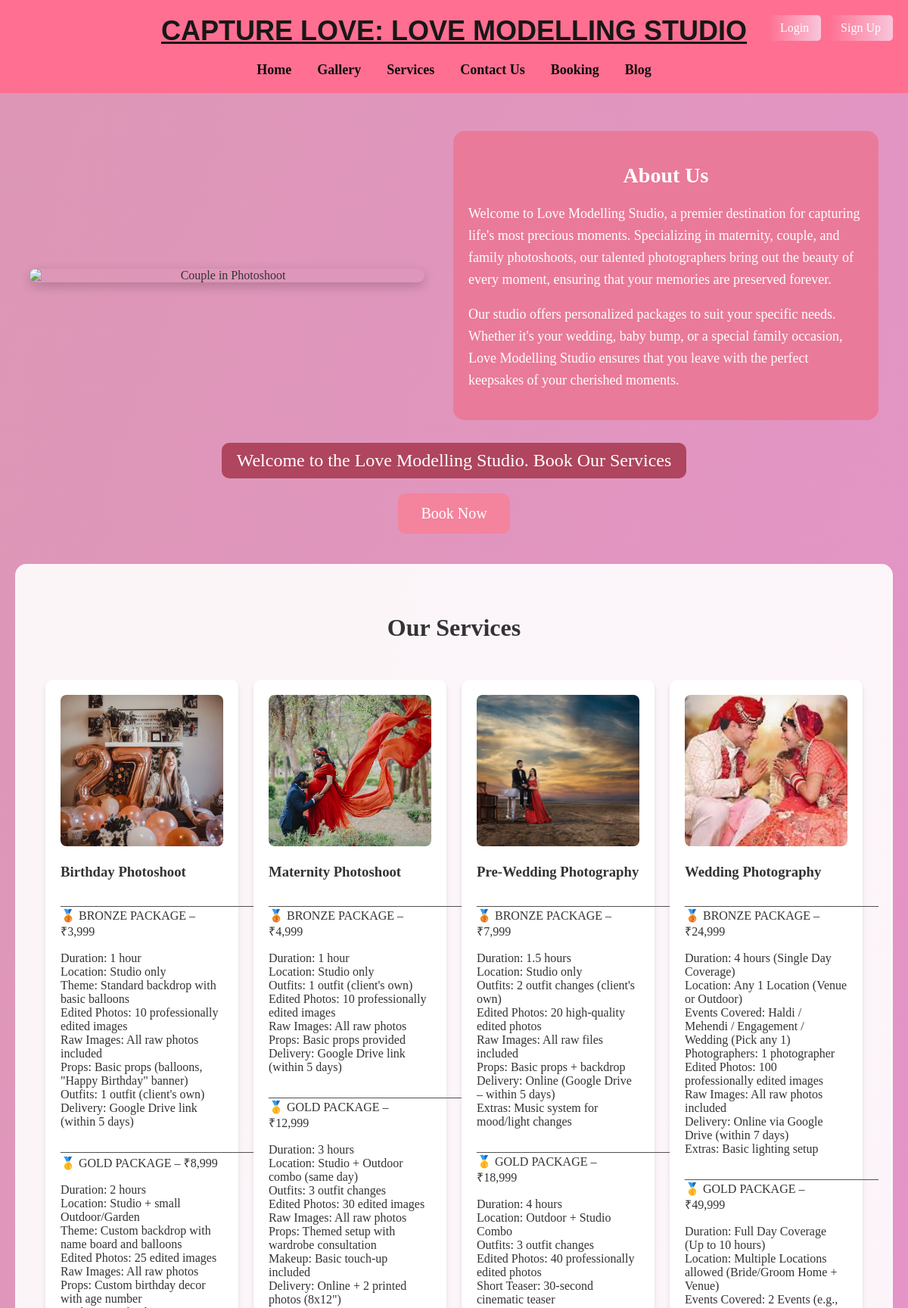
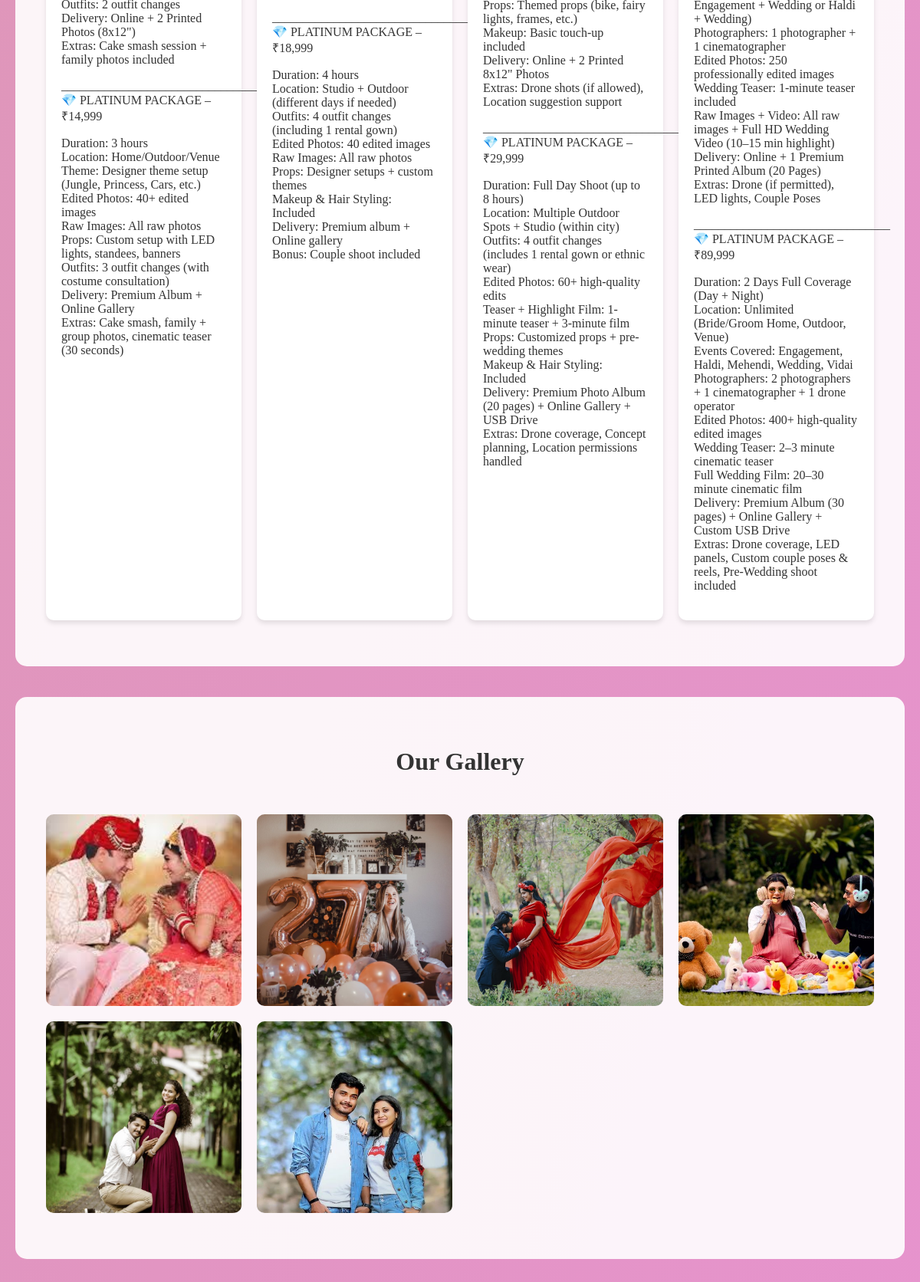
The page / (upper part) on the database its author committed (2 pictures, top to bottom).
### home/models.py (models this page shows, shortened)
class Service(models.Model):
    name = models.CharField(max_length=100)
    description = models.TextField()
    image = models.ImageField(upload_to='services/', null=True, blank=True)
    is_active = models.BooleanField(default=True)
    category = models.CharField(max_length=100, default='General')
    created_at = models.DateTimeField(default=timezone.now)
    updated_at = models.DateTimeField(auto_now=True)
    class Meta:
        verbose_name = 'Service'
        verbose_name_plural = 'Services'
        ordering = ['name']

class Gallery(models.Model):
    CATEGORY_CHOICES = [
        ('wedding', 'Wedding'),
        ('prewedding', 'Pre-Wedding'),
        ('birthday', 'Birthday'),
        ('outdoor', 'Outdoor'),
        ('maternity', 'Maternity')
    ]
    image = models.ImageField(upload_to='gallery/', blank=True, null=True)
    category = models.CharField(max_length=50, choices=CATEGORY_CHOICES, default='wedding')
    uploaded_at = models.DateTimeField(auto_now_add=True)
    class Meta:
        verbose_name_plural = 'Galleries'
        ordering = ['-uploaded_at']

### home/views.py (the view)
# urls.py: path('', views.index, name='index'),
def index(request):
    testimonials = Testimonial.objects.filter(is_displayed=True).order_by('-date_submitted')[:3]
    gallery_items = Gallery.objects.all().order_by('-uploaded_at')[:6]
    services = Service.objects.all()
    context = {
        'testimonials': testimonials,
        'gallery_items': gallery_items,
        'services': services,
    }
    return render(request, 'index.html', context)

### home/templates/index.html (shortened to what this page needs)
{% extends 'base.html' %}
{% block content %}
<!DOCTYPE html>
<html lang="en">
<head>
</head>
<body>
    <div class="main">
        <img src="https://www.weddingsutra.com/images/bride/fashion/jewelry-series-gujarati-bride/gujrati-bride-intro.webp" alt="Couple in Photoshoot">
        <div class="about-us">
            <h2>About Us</h2>
            <p>Welcome to Love Modelling Studio, a premier destination for capturing life's most precious moments.
                Specializing in maternity, couple, and family photoshoots, our talented photographers bring out the beauty of every moment,
                ensuring that your memories are preserved forever.</p>
            <p>Our studio offers personalized packages to suit your specific needs. Whether it's your wedding, baby bump, or a special family occasion,
                Love Modelling Studio ensures that you leave with the perfect keepsakes of your cherished moments.</p>
        </div>
    </div>
    <div class="center-content">
        <div class="welcome-banner">
            Welcome to the Love Modelling Studio. Book Our Services
        </div>
        <a href="{% url 'booking' %}" class="book-now">Book Now</a>
    </div>
    {% if services %}
    <section class="services-section">
        <h2 class="section-title">Our Services</h2>
        <div class="services-container">
            {% for service in services %}
            <div class="service-card">
                {% if service.image %}
                    <img src="{{ service.image.url }}" alt="{{ service.name }}" style="width: 100%; height: 200px; object-fit: cover; border-radius: 8px;">
                {% endif %}
                <h3>{{ service.name }}</h3>
                <p>{{ service.description|linebreaks }}</p>
            </div>
            {% endfor %}
        </div>
    </section>
    {% endif %}
    {% if gallery_items %}
    <section class="gallery-section">
        <h2 class="section-title">Our Gallery</h2>
        <div class="gallery-grid">
            {% for item in gallery_items %}
            <div class="gallery-item">
                {% if item.image %}
                    <img src="{{ item.image.url }}" alt="{{ item.title }}">
                {% endif %}
            </div>
            {% endfor %}
        </div>
    </section>
    {% endif %}
</body>
</html>
{% endblock %}

### home/templates/base.html (style rules this page uses)
body { font-family: 'Georgia', serif; margin: 0; padding: 0; background: linear-gradient(to bottom right, #d8b789, #d8b789); color: #000000; }

### home/templates/index.html (style rules this page uses)
body { font-family: 'Georgia', serif; margin: 0; padding: 0; background: linear-gradient(to bottom right, #dd97b5, #e793cf); color: #333; }
.main { text-align: center; margin-top: 50px; display: flex; justify-content: space-around; align-items: center; padding: 0 20px; }
.main img { width: 45%; max-width: 700px; border-radius: 15px; box-shadow: 0px 5px 15px rgba(0, 0, 0, 0.2); }
.about-us { width: 45%; padding: 20px; color: #fff; background-color: rgba(237, 115, 144, 0.8); border-radius: 15px; }
.about-us h2 { font-size: 28px; margin-bottom: 20px; }
.about-us p { font-size: 18px; line-height: 1.6; text-align: left; }
.center-content { display: flex; flex-direction: column; align-items: center; justify-content: center; margin: 30px 0; }
.welcome-banner { font-size: 24px; color: #fff; background: #af455e; padding: 10px 20px; border-radius: 10px; margin-bottom: 20px; }
.book-now { padding: 15px 30px; background: #f4839d; color: #fff; border: none; border-radius: 10px; font-size: 20px; cursor: pointer; transition: background 0.3s; text-decoration: none; display: inline-block; }
.services-section { padding: 40px 20px; background: rgba(255, 255, 255, 0.9); margin: 40px 20px; border-radius: 15px; }
.services-container { display: grid; grid-template-columns: repeat(auto-fit, minmax(250px, 1fr)); gap: 20px; padding: 20px; }
.service-card { background: white; padding: 20px; border-radius: 10px; box-shadow: 0 4px 6px rgba(0, 0, 0, 0.1); }
.gallery-section { padding: 40px 20px; background: rgba(255, 255, 255, 0.9); margin: 40px 20px; border-radius: 15px; }
.gallery-grid { display: grid; grid-template-columns: repeat(auto-fit, minmax(250px, 1fr)); gap: 20px; padding: 20px; }
.gallery-item { position: relative; border-radius: 10px; overflow: hidden; height: 250px; }
.gallery-item img { width: 100%; height: 100%; object-fit: cover; }
.section-title { text-align: center; color: #333; font-size: 2em; margin-bottom: 30px; }

### rows shown on the page
Service: image (picture), name "Birthday Photoshoot", description "________________________________ 🥉 BRONZE PACKAGE – ₹3,999 Duration: 1 hour Location: Studio only Theme: Standard backdrop with basic balloons Edited Photos: 10 professionally edited images Raw Images: All raw photos included Props: Basic props (balloons, \"Happy Birthday\" banner) Outfits: 1 outfit (client's own) Delivery: Google Drive link (within 5 days) ________________________________ 🥇 GOLD PACKAGE – ₹8,999 Duration: 2 hours Location: Studio + small Outdoor/Garden Theme: Custom backdrop with name board and balloons Edited Photos: 25 edited images Raw Images: All raw photos Props: Custom birthday decor with age number Outfits: 2 outfit changes Delivery: Online + 2 Printed Photos (8x12\")…"
Service: image (picture), name "Maternity Photoshoot", description "________________________________ 🥉 BRONZE PACKAGE – ₹4,999 Duration: 1 hour Location: Studio only Outfits: 1 outfit (client's own) Edited Photos: 10 professionally edited images Raw Images: All raw photos Props: Basic props provided Delivery: Google Drive link (within 5 days) ________________________________ 🥇 GOLD PACKAGE – ₹12,999 Duration: 3 hours Location: Studio + Outdoor combo (same day) Outfits: 3 outfit changes Edited Photos: 30 edited images Raw Images: All raw photos Props: Themed setup with wardrobe consultation Makeup: Basic touch-up included Delivery: Online + 2 printed photos (8x12\") ________________________________ 💎 PLATINUM PACKAGE – ₹18,999 Duration: 4 hours Location:…"
Service: image (picture), name "Pre-Wedding Photography", description "________________________________ 🥉 BRONZE PACKAGE – ₹7,999 Duration: 1.5 hours Location: Studio only Outfits: 2 outfit changes (client's own) Edited Photos: 20 high-quality edited photos Raw Images: All raw files included Props: Basic props + backdrop Delivery: Online (Google Drive – within 5 days) Extras: Music system for mood/light changes ________________________________ 🥇 GOLD PACKAGE – ₹18,999 Duration: 4 hours Location: Outdoor + Studio Combo Outfits: 3 outfit changes Edited Photos: 40 professionally edited photos Short Teaser: 30-second cinematic teaser Props: Themed props (bike, fairy lights, frames, etc.) Makeup: Basic touch-up included Delivery: Online + 2 Printed 8x12\" Photos…"
Service: image (picture), name "Wedding Photography", description "________________________________ 🥉 BRONZE PACKAGE – ₹24,999 Duration: 4 hours (Single Day Coverage) Location: Any 1 Location (Venue or Outdoor) Events Covered: Haldi / Mehendi / Engagement / Wedding (Pick any 1) Photographers: 1 photographer Edited Photos: 100 professionally edited images Raw Images: All raw photos included Delivery: Online via Google Drive (within 7 days) Extras: Basic lighting setup ________________________________ 🥇 GOLD PACKAGE – ₹49,999 Duration: Full Day Coverage (Up to 10 hours) Location: Multiple Locations allowed (Bride/Groom Home + Venue) Events Covered: 2 Events (e.g., Engagement + Wedding or Haldi + Wedding) Photographers: 1 photographer + 1 cinematographer…"
Gallery: image (picture)
Gallery: image (picture)
Gallery: image (picture)
Gallery: image (picture)
Gallery: image (picture)
Gallery: image (picture)
